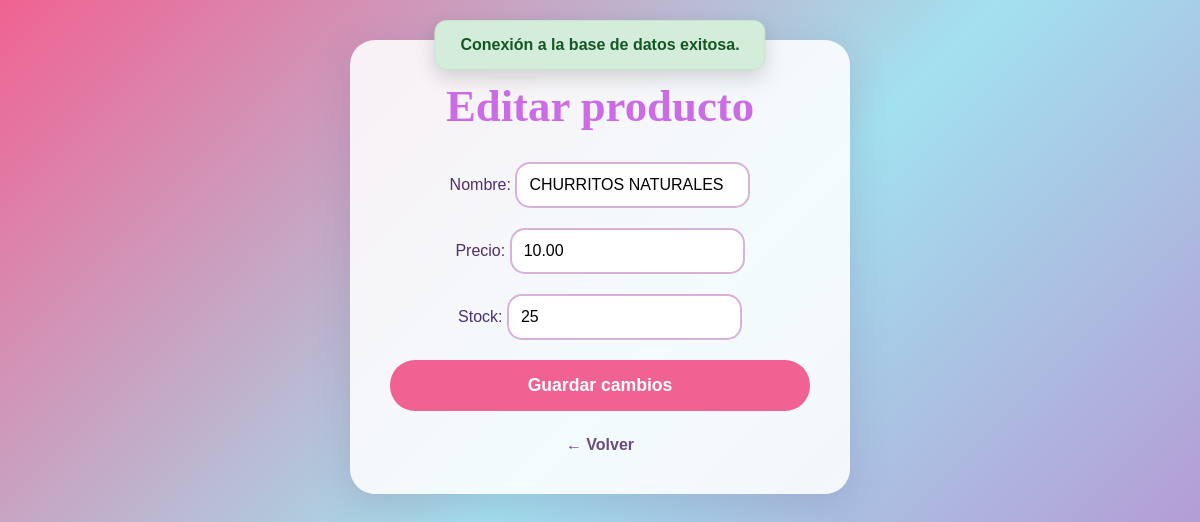
The app's page /editar_producto.php?id=1 (signed in) with its own data.
### tables this page shows
CREATE TABLE `productos` (
  `id_producto` int(11) NOT NULL,
  `nombre` varchar(50) NOT NULL,
  `precio` decimal(10,2) NOT NULL,
  `stock` int(11) NOT NULL DEFAULT '0'
);

### editar_producto.php (the view, shortened to what this page needs)
<?php
require 'conexion.php';
$id_producto = $_GET["id"] ?? null;
$mensaje = "";
$error = "";
if ($_SERVER["REQUEST_METHOD"] == "POST") {
    $nombre = trim($_POST["nombre"]);
    $precio = floatval($_POST["precio"]);
    $stock = intval($_POST["stock"]);
    try {
        $stmt = $conn->prepare("CALL editar_producto(?, ?, ?, ?)");
        $stmt->execute([$id_producto, $nombre, $precio, $stock]);
        do {
            if ($stmt->columnCount()) {
                $resultado = $stmt->fetch(PDO::FETCH_ASSOC);
                if ($resultado) {
                    if (isset($resultado['mensaje'])) {
                        $mensaje = $resultado['mensaje'];
                        $stmt2 = $conn->prepare("SELECT * FROM productos WHERE id_producto = ?");
                        $stmt2->execute([$id_producto]);
                        $producto = $stmt2->fetch();
                    } elseif (isset($resultado['error'])) {
                        $error = $resultado['error'];
                    }
                }
            }
        } while ($stmt->nextRowset());
    } catch(PDOException $e) {
        $error = "Error: " . $e->getMessage();
    }
} else {
    $stmt = $conn->prepare("SELECT * FROM productos WHERE id_producto = ?");
    $stmt->execute([$id_producto]);
    $producto = $stmt->fetch();
}
?>
<!DOCTYPE html>
<html lang="es">
<head>
</head>
<body>
    <div class="contenedor-principal">
    <h1>Editar producto</h1>
    <?php if (!empty($producto)): ?>
        <form method="post">
            <label>Nombre:
                <input type="text" name="nombre" value="<?php echo htmlspecialchars($producto['nombre']); ?>" >
            </label>
            <label>Precio:
                <input type="number" step=".5" name="precio" value="<?php echo $producto['precio']; ?>" >
            </label>
            <label>Stock:
                <input type="number" name="stock" value="<?php echo $producto['stock']; ?>" >
            </label>
            <button type="submit">Guardar cambios</button>
        </form>
    <?php elseif (empty($mensaje) && empty($error)): ?>
        <p class="error">Producto no encontrado.</p>
    <?php endif; ?>
    <p><a href="admin.php">← Volver</a></p>
    </div>
</body>
</html>

### editar_producto.php (style rules this page uses)
* { box-sizing: border-box; margin: 0; padding: 0; }
body { font-family: 'Poppins', sans-serif; background: linear-gradient(135deg, #f06292, #a2e1ef, #bb82cb); color: #4c306e; padding: 40px; min-height: 100vh; display: flex; justify-content: center; align-items: flex-start; }
.contenedor-principal { background: #ffffffdd; border-radius: 25px; padding: 40px; max-width: 500px; width: 100%; box-shadow: 0 10px 40px rgba(107, 76, 123, 0.2); text-align: center; }
h1 { font-family: 'Baloo 2', cursive; font-size: 2.8rem; color: #cb6ce6; margin-bottom: 30px; }
form { display: flex; flex-direction: column; gap: 20px; }
input[type="text"], input[type="number"] { padding: 12px; border-radius: 15px; border: 2px solid #d8b0d9; font-size: 1rem; outline: none; transition: border-color 0.3s ease; }
button { background: #f06292; color: white; border: none; padding: 15px; border-radius: 25px; font-size: 1.1rem; cursor: pointer; transition: background 0.3s ease; font-weight: 700; }
a { display: inline-block; margin-top: 25px; color: #6b4c7b; text-decoration: none; font-weight: 600; transition: color 0.3s ease; }

### records on screen
productos: nombre "CHURRITOS NATURALES", precio "10.00", stock "25"
